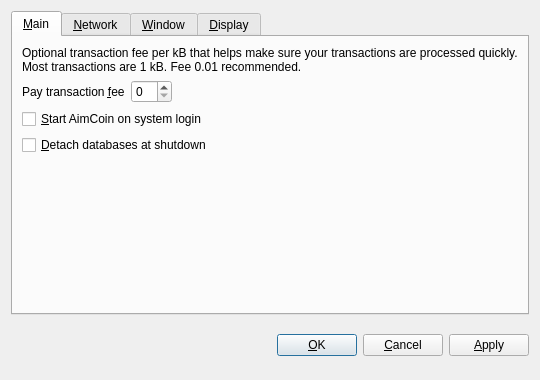
<?xml version="1.0" encoding="UTF-8"?>
<ui version="4.0">
 <class>OptionsDialog</class>
 <widget class="QDialog" name="OptionsDialog">
  <property name="geometry">
   <rect>
    <x>0</x>
    <y>0</y>
    <width>540</width>
    <height>380</height>
   </rect>
  </property>
  <property name="windowTitle">
   <string>Options</string>
  </property>
  <property name="modal">
   <bool>true</bool>
  </property>
  <layout class="QVBoxLayout" name="verticalLayout">
   <item>
    <widget class="QTabWidget" name="tabWidget">
     <property name="tabPosition">
      <enum>QTabWidget::North</enum>
     </property>
     <property name="currentIndex">
      <number>0</number>
     </property>
     <widget class="QWidget" name="tabMain">
      <attribute name="title">
       <string>&amp;Main</string>
      </attribute>
      <layout class="QVBoxLayout" name="verticalLayout_Main">
       <item>
        <widget class="QLabel" name="transactionFeeInfoLabel">
         <property name="text">
          <string>Optional transaction fee per kB that helps make sure your transactions are processed quickly. Most transactions are 1 kB. Fee 0.01 recommended.</string>
         </property>
         <property name="textFormat">
          <enum>Qt::PlainText</enum>
         </property>
         <property name="wordWrap">
          <bool>true</bool>
         </property>
        </widget>
       </item>
       <item>
        <layout class="QHBoxLayout" name="horizontalLayout_Main">
         <item>
          <widget class="QLabel" name="transactionFeeLabel">
           <property name="text">
            <string>Pay transaction &amp;fee</string>
           </property>
           <property name="textFormat">
            <enum>Qt::PlainText</enum>
           </property>
           <property name="buddy">
            <cstring>transactionFee</cstring>
           </property>
          </widget>
         </item>
         <item>
          <widget class="BitcoinAmountField" name="transactionFee"/>
         </item>
         <item>
          <spacer name="horizontalSpacer_Main">
           <property name="orientation">
            <enum>Qt::Horizontal</enum>
           </property>
           <property name="sizeHint" stdset="0">
            <size>
             <width>40</width>
             <height>20</height>
            </size>
           </property>
          </spacer>
         </item>
        </layout>
       </item>
       <item>
        <widget class="QCheckBox" name="bitcoinAtStartup">
         <property name="toolTip">
          <string>Automatically start AimCoin after logging in to the system.</string>
         </property>
         <property name="text">
          <string>&amp;Start AimCoin on system login</string>
         </property>
        </widget>
       </item>
       <item>
        <widget class="QCheckBox" name="detachDatabases">
         <property name="toolTip">
          <string>Detach block and address databases at shutdown. This means they can be moved to another data directory, but it slows down shutdown. The wallet is always detached.</string>
         </property>
         <property name="text">
          <string>&amp;Detach databases at shutdown</string>
         </property>
        </widget>
       </item>
       <item>
        <spacer name="verticalSpacer_Main">
         <property name="orientation">
          <enum>Qt::Vertical</enum>
         </property>
         <property name="sizeHint" stdset="0">
          <size>
           <width>20</width>
           <height>40</height>
          </size>
         </property>
        </spacer>
       </item>
      </layout>
     </widget>
     <widget class="QWidget" name="tabNetwork">
      <attribute name="title">
       <string>&amp;Network</string>
      </attribute>
      <layout class="QVBoxLayout" name="verticalLayout_Network">
       <item>
        <widget class="QCheckBox" name="mapPortUpnp">
         <property name="toolTip">
          <string>Automatically open the AimCoin client port on the router. This only works when your router supports UPnP and it is enabled.</string>
         </property>
         <property name="text">
          <string>Map port using &amp;UPnP</string>
         </property>
        </widget>
       </item>
       <item>
        <widget class="QCheckBox" name="connectSocks">
         <property name="toolTip">
          <string>Connect to the AimCoin network through a SOCKS proxy (e.g. when connecting through Tor).</string>
         </property>
         <property name="text">
          <string>&amp;Connect through SOCKS proxy:</string>
         </property>
        </widget>
       </item>
       <item>
        <layout class="QHBoxLayout" name="horizontalLayout_Network">
         <item>
          <widget class="QLabel" name="proxyIpLabel">
           <property name="text">
            <string>Proxy &amp;IP:</string>
           </property>
           <property name="textFormat">
            <enum>Qt::PlainText</enum>
           </property>
           <property name="buddy">
            <cstring>proxyIp</cstring>
           </property>
          </widget>
         </item>
         <item>
          <widget class="QValidatedLineEdit" name="proxyIp">
           <property name="maximumSize">
            <size>
             <width>140</width>
             <height>16777215</height>
            </size>
           </property>
           <property name="toolTip">
            <string>IP address of the proxy (e.g. 127.0.0.1)</string>
           </property>
          </widget>
         </item>
         <item>
          <widget class="QLabel" name="proxyPortLabel">
           <property name="text">
            <string>&amp;Port:</string>
           </property>
           <property name="textFormat">
            <enum>Qt::PlainText</enum>
           </property>
           <property name="buddy">
            <cstring>proxyPort</cstring>
           </property>
          </widget>
         </item>
         <item>
          <widget class="QLineEdit" name="proxyPort">
           <property name="maximumSize">
            <size>
             <width>55</width>
             <height>16777215</height>
            </size>
           </property>
           <property name="toolTip">
            <string>Port of the proxy (e.g. 9050)</string>
           </property>
          </widget>
         </item>
         <item>
          <widget class="QLabel" name="socksVersionLabel">
           <property name="text">
            <string>SOCKS &amp;Version:</string>
           </property>
           <property name="textFormat">
            <enum>Qt::PlainText</enum>
           </property>
           <property name="buddy">
            <cstring>socksVersion</cstring>
           </property>
          </widget>
         </item>
         <item>
          <widget class="QValueComboBox" name="socksVersion">
           <property name="toolTip">
            <string>SOCKS version of the proxy (e.g. 5)</string>
           </property>
          </widget>
         </item>
         <item>
          <spacer name="horizontalSpacer_Network">
           <property name="orientation">
            <enum>Qt::Horizontal</enum>
           </property>
           <property name="sizeHint" stdset="0">
            <size>
             <width>40</width>
             <height>20</height>
            </size>
           </property>
          </spacer>
         </item>
        </layout>
       </item>
       <item>
        <spacer name="verticalSpacer_Network">
         <property name="orientation">
          <enum>Qt::Vertical</enum>
         </property>
         <property name="sizeHint" stdset="0">
          <size>
           <width>20</width>
           <height>40</height>
          </size>
         </property>
        </spacer>
       </item>
      </layout>
     </widget>
     <widget class="QWidget" name="tabWindow">
      <attribute name="title">
       <string>&amp;Window</string>
      </attribute>
      <layout class="QVBoxLayout" name="verticalLayout_Window">
       <item>
        <widget class="QCheckBox" name="minimizeToTray">
         <property name="toolTip">
          <string>Show only a tray icon after minimizing the window.</string>
         </property>
         <property name="text">
          <string>&amp;Minimize to the tray instead of the taskbar</string>
         </property>
        </widget>
       </item>
       <item>
        <widget class="QCheckBox" name="minimizeOnClose">
         <property name="toolTip">
          <string>Minimize instead of exit the application when the window is closed. When this option is enabled, the application will be closed only after selecting Quit in the menu.</string>
         </property>
         <property name="text">
          <string>M&amp;inimize on close</string>
         </property>
        </widget>
       </item>
       <item>
        <spacer name="verticalSpacer_Window">
         <property name="orientation">
          <enum>Qt::Vertical</enum>
         </property>
         <property name="sizeHint" stdset="0">
          <size>
           <width>20</width>
           <height>40</height>
          </size>
         </property>
        </spacer>
       </item>
      </layout>
     </widget>
     <widget class="QWidget" name="tabDisplay">
      <attribute name="title">
       <string>&amp;Display</string>
      </attribute>
      <layout class="QVBoxLayout" name="verticalLayout_Display">
       <item>
        <layout class="QHBoxLayout" name="horizontalLayout_1_Display">
         <item>
          <widget class="QLabel" name="langLabel">
           <property name="text">
            <string>User Interface &amp;language:</string>
           </property>
           <property name="textFormat">
            <enum>Qt::PlainText</enum>
           </property>
           <property name="buddy">
            <cstring>lang</cstring>
           </property>
          </widget>
         </item>
         <item>
          <widget class="QValueComboBox" name="lang">
           <property name="toolTip">
            <string>The user interface language can be set here. This setting will take effect after restarting AimCoin.</string>
           </property>
          </widget>
         </item>
        </layout>
       </item>
       <item>
        <layout class="QHBoxLayout" name="horizontalLayout_2_Display">
         <item>
          <widget class="QLabel" name="unitLabel">
           <property name="text">
            <string>&amp;Unit to show amounts in:</string>
           </property>
           <property name="textFormat">
            <enum>Qt::PlainText</enum>
           </property>
           <property name="buddy">
            <cstring>unit</cstring>
           </property>
          </widget>
         </item>
         <item>
          <widget class="QValueComboBox" name="unit">
           <property name="toolTip">
            <string>Choose the default subdivision unit to show in the interface and when sending coins.</string>
           </property>
          </widget>
         </item>
        </layout>
       </item>
       <item>
        <widget class="QCheckBox" name="displayAddresses">
         <property name="toolTip">
          <string>Whether to show AimCoin addresses in the transaction list or not.</string>
         </property>
         <property name="text">
          <string>&amp;Display addresses in transaction list</string>
         </property>
        </widget>
       </item>
       <item>
        <spacer name="verticalSpacer_Display">
         <property name="orientation">
          <enum>Qt::Vertical</enum>
         </property>
         <property name="sizeHint" stdset="0">
          <size>
           <width>20</width>
           <height>40</height>
          </size>
         </property>
        </spacer>
       </item>
      </layout>
     </widget>
    </widget>
   </item>
   <item>
    <layout class="QHBoxLayout" name="horizontalLayout_Buttons">
     <item>
      <spacer name="horizontalSpacer_1">
       <property name="orientation">
        <enum>Qt::Horizontal</enum>
       </property>
       <property name="sizeHint" stdset="0">
        <size>
         <width>40</width>
         <height>48</height>
        </size>
       </property>
      </spacer>
     </item>
     <item>
      <widget class="QLabel" name="statusLabel">
       <property name="font">
        <font>
         <weight>75</weight>
         <bold>true</bold>
        </font>
       </property>
       <property name="text">
        <string/>
       </property>
       <property name="textFormat">
        <enum>Qt::PlainText</enum>
       </property>
       <property name="wordWrap">
        <bool>true</bool>
       </property>
      </widget>
     </item>
     <item>
      <spacer name="horizontalSpacer_2">
       <property name="orientation">
        <enum>Qt::Horizontal</enum>
       </property>
       <property name="sizeHint" stdset="0">
        <size>
         <width>40</width>
         <height>48</height>
        </size>
       </property>
      </spacer>
     </item>
     <item>
      <widget class="QPushButton" name="okButton">
       <property name="text">
        <string>&amp;OK</string>
       </property>
      </widget>
     </item>
     <item>
      <widget class="QPushButton" name="cancelButton">
       <property name="text">
        <string>&amp;Cancel</string>
       </property>
       <property name="autoDefault">
        <bool>false</bool>
       </property>
      </widget>
     </item>
     <item>
      <widget class="QPushButton" name="applyButton">
       <property name="text">
        <string>&amp;Apply</string>
       </property>
       <property name="autoDefault">
        <bool>false</bool>
       </property>
      </widget>
     </item>
    </layout>
   </item>
  </layout>
 </widget>
 <customwidgets>
  <customwidget>
   <class>BitcoinAmountField</class>
   <extends>QSpinBox</extends>
   <header>bitcoinamountfield.h</header>
  </customwidget>
  <customwidget>
   <class>QValueComboBox</class>
   <extends>QComboBox</extends>
   <header>qvaluecombobox.h</header>
  </customwidget>
  <customwidget>
   <class>QValidatedLineEdit</class>
   <extends>QLineEdit</extends>
   <header>qvalidatedlineedit.h</header>
  </customwidget>
 </customwidgets>
 <resources/>
 <connections/>
</ui>
